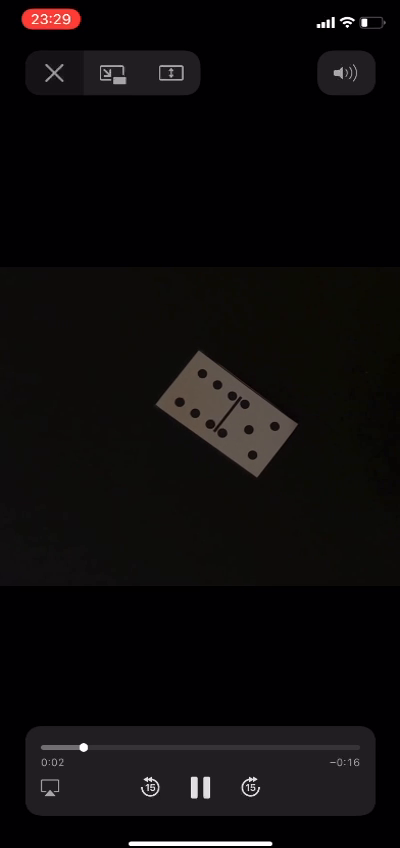
#> input picture frame 67 of video.mp4, 400 x 848 px
$ python real_time.py   (older library calls are emulated)
#> lines starting #> are read from the running program, lines starting #| are printed output that depends on the picture; after the words box and inside, x2 and y2 are one past the last pixel; in counts of white or black regions, pixels touching at a corner belong together
import numpy as np
import cv2
from os import listdir, getcwd, remove
from os.path import join
from time import sleep

def play_video():
    cwd = getcwd()
    vid_path = join(cwd,'video.mp4')
    cap = cv2.VideoCapture(vid_path)

    if (cap.isOpened()== False):
        print("Error opening video  file")

    i=0
    while(cap.isOpened()):
        ret, frame = cap.read()
#> frame is the input picture: shape (848, 400, 3); mean B, G, R 11.5, 11.1, 13.3
        # sleep(0.125)
        if ret == False:
            break
        cropped = frame[266:582]
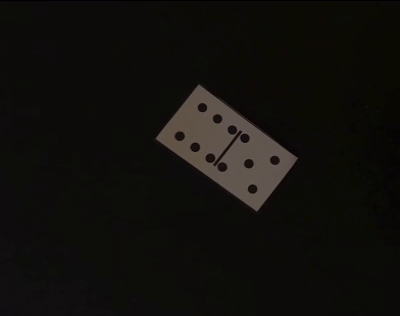
#> cropped: shape (316, 400, 3); mean B, G, R 12.6, 15.6, 17.6
        resized = cv2.resize(cropped, (cropped.shape[1]+160,cropped.shape[0]+160), interpolation = cv2.INTER_AREA)
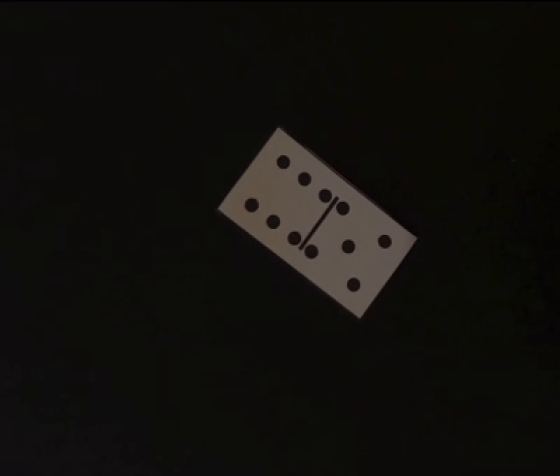
#> resized: shape (476, 560, 3); mean B, G, R 12.6, 15.6, 17.6
        cropped_domino = find_dominoes(resized)
        img_with_blobs, centers = get_shot_blob(cropped_domino,
                                            filter_by_area = True,
                                            A = (1,500),
                                            filter_by_color = False,
                                            filter_by_circularity = True,
                                            min_circularity = 0.85,
                                            filter_by_covexity = True,
                                            min_convexity = 0.9,
                                            min_dist_between_blobs = 0,
                                            filter_by_inertia = False,
                                            min_inertia_ratio = 0.15 # 0.66
                                            )
        img_with_slope, slope_prep, prep_point = get_domino_slope(img_with_blobs)
        if slope_prep == 100: ## image with hand
            img_with_txt = add_text(resized, str(0))
        else:
            upper, lower = count_dots(slope_prep, prep_point, centers)
            img_with_blobs, _ = get_shot_blob(resized,
                                            filter_by_area = True,
                                            A = (1,500),
                                            filter_by_color = False,
                                            filter_by_circularity = True,
                                            min_circularity = 0.85,
                                            filter_by_covexity = True,
                                            min_convexity = 0.9,
                                            min_dist_between_blobs = 0,
                                            filter_by_inertia = False,
                                            min_inertia_ratio = 0.15 # 0.66
                                            )
            img_with_txt = add_text(img_with_blobs, f'({str(upper)}, {str(lower)})')

        cv2.imshow('vid',img_with_txt)
        if cv2.waitKey(25) & 0xFF == ord('q'):
            break
        i+=1

    cap.release()
    cv2.destroyAllWindows()


# [14 lines left out: function add_text, not called in this run]

def find_dominoes(image):

    image_copy = image.copy()

    rgb = cv2.cvtColor(image_copy, cv2.COLOR_BGR2RGB)
    hsv = cv2.cvtColor(image_copy, cv2.COLOR_BGR2HSV)
#> hsv: shape (476, 560, 3); mean H, S, V 31.4, 85, 17.6

    light_white = (0, 0, 40)
    dark_white = (200,200,255)

    mask_white = cv2.inRange(hsv, light_white, dark_white)
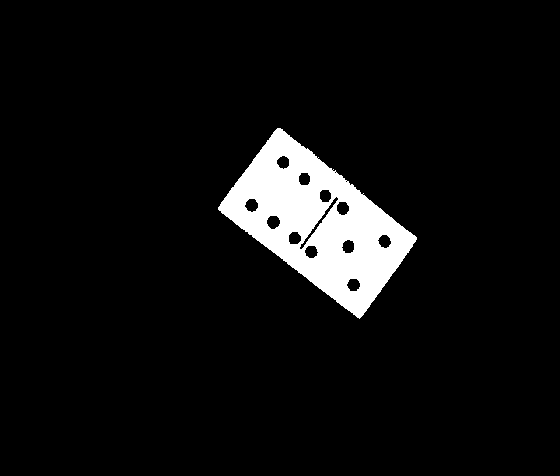
#> mask_white: shape (476, 560); 6.3% white; 1 white region, box (x1, y1, x2, y2) and area: (218, 128, 417, 319) 16806
    result_white = cv2.bitwise_and(image_copy, image_copy, mask = mask_white)

    kernel = np.ones((3, 3), np.uint8)
    opened_1 = cv2.morphologyEx(mask_white, cv2.MORPH_OPEN, kernel,iterations = 2)
#> opened_1: shape (476, 560); 6.3% white; 1 white region, box (x1, y1, x2, y2) and area: (219, 129, 416, 317) 16688
    opened_1 = cv2.dilate(opened_1, kernel, iterations = 15)
#> opened_1: shape (476, 560); 11.5% white; 1 white region, box (x1, y1, x2, y2) and area: (204, 114, 431, 332) 30724
    opened_1 = cv2.morphologyEx(opened_1, cv2.MORPH_OPEN, kernel,iterations = 1)

    opened_2 = cv2.erode(opened_1, kernel, iterations = 3)
#> opened_2: shape (476, 560); 10.5% white; 1 white region, box (x1, y1, x2, y2) and area: (207, 117, 428, 329) 28090
    opened_3 = cv2.dilate(opened_2, kernel, iterations = 5)
#> opened_3: shape (476, 560); 12.2% white; 1 white region, box (x1, y1, x2, y2) and area: (202, 112, 433, 334) 32520
    mask = cv2.erode(opened_3, kernel, iterations = 20)
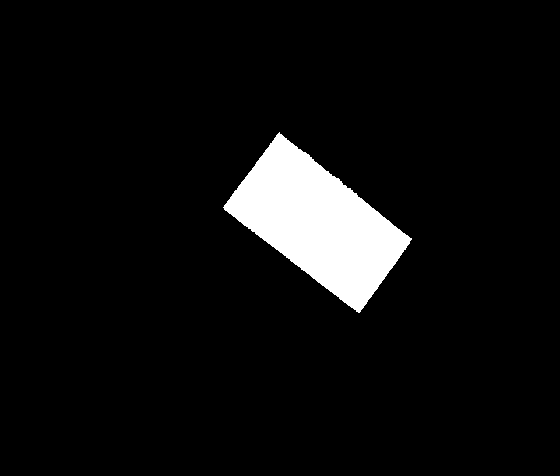
#> mask: shape (476, 560); 6% white; 1 white region

    contours, _ = cv2.findContours(opened_3,cv2.RETR_TREE,cv2.CHAIN_APPROX_SIMPLE)
#> contours = 1 contour; box (x1, y1, x2, y2) and area: (202, 112, 433, 334) 32216

    mask = np.zeros_like(image_copy) # Create mask where white is what we want, black otherwise
    cv2.drawContours(mask, contours, 0, 255, -1) # Draw filled contour in mask
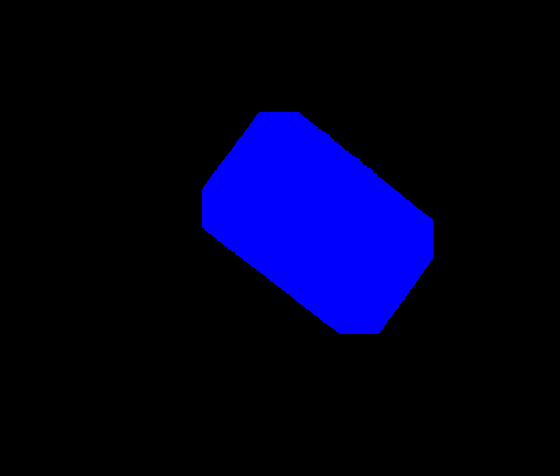
#> mask: shape (476, 560, 3); mean of channels 0, 1, 2 31.1, 0, 0; drawn as B, G, R
    out = np.zeros_like(image_copy) # Extract out the object and place into output image
    out[mask == 255] = image_copy[mask == 255]
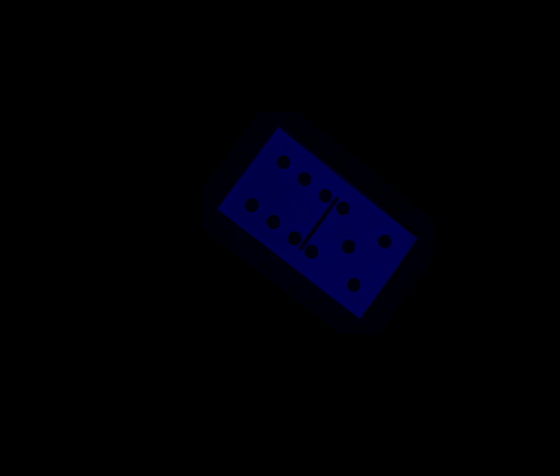
#> out: shape (476, 560, 3); mean B, G, R 5.2, 0, 0

    # Now crop
    (y, x) = np.where(mask == 255)[0:2]
    (topy, topx) = (np.min(y), np.min(x))
#> topy = 112; topx = 202
    (bottomy, bottomx) = (np.max(y), np.max(x))
#> bottomy = 333; bottomx = 432
    out = image_copy[topy:bottomy+1, topx:bottomx+1]
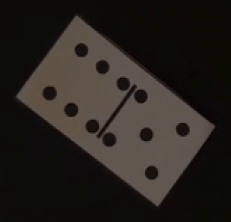
#> out: shape (222, 231, 3); mean B, G, R 30, 34.4, 39.4
    return out

def get_shot_blob(image,
                  filter_by_area = True,
                  A = (1,150),
                  filter_by_color = True,
                  filter_by_circularity = True,
                  min_circularity = 0.8, # 0.8
                  filter_by_covexity = True,
                  min_convexity = 0.9, # 0.94
                  min_dist_between_blobs = 0,
                  filter_by_inertia = True,
                  min_inertia_ratio = 0.15 # 0.66
                 ):
    ## takes RGB image , returns centers of shots  by simple blob detector method
#> called with filter_by_area = True, A = (1, 500), filter_by_color = False, filter_by_circularity = True, min_circularity = 0.85, filter_by_covexity = True, min_convexity = 0.9, min_dist_between_blobs = 0
    image_copy = image.copy()
    img_Gray = cv2.cvtColor(image_copy, cv2.COLOR_RGB2GRAY)
    # Setup SimpleBlobDetector parameters
    params = cv2.SimpleBlobDetector_Params()

    # Change thresholds
    params.minThreshold = 0
    params.maxThreshold = 500

    # Filter by Area.
    if filter_by_area:
        params.filterByArea = filter_by_area
        params.minArea = A[0]
        params.maxArea = A[1]
    # Filter by Color.
    if filter_by_color:
        params.filterByColor = filter_by_color
        params.blobColor = 0

    # Filter by Circularity
    if filter_by_circularity:
        params.filterByCircularity = filter_by_circularity
        params.minCircularity = min_circularity

    # Filter by Convexity
    if filter_by_covexity:
        params.filterByConvexity = filter_by_covexity
        params.minConvexity = min_convexity

    params.minDistBetweenBlobs = min_dist_between_blobs

    # Filter by Inertia
    if filter_by_inertia:
        params.filterByInertia = filter_by_inertia
        params.minInertiaRatio = min_inertia_ratio

    # Create a detector with the parameters
    ver = (cv2.__version__).split('.')
    if int(ver[0]) < 3:
        detector = cv2.SimpleBlobDetector(params)
    else:
#> (the run stopped early here; a loop or call above may not have finished)

$ run again, starting later in the video
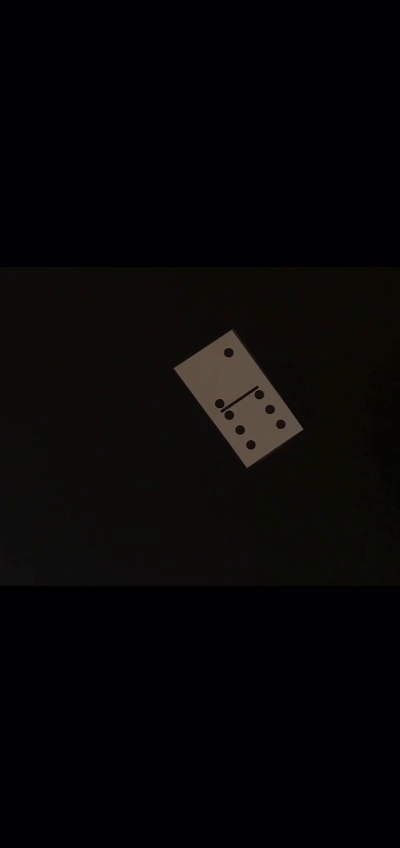
#> input picture frame 303 of video.mp4, 400 x 848 px
#> in play_video, frame is the input picture: shape (848, 400, 3); mean B, G, R 5.6, 5.6, 7.2
#> hsv: shape (476, 560, 3); mean H, S, V 24.1, 99.9, 17.6
#> in find_dominoes, `mask_white = cv2.inRange(hsv, light_white, dark_white)`:
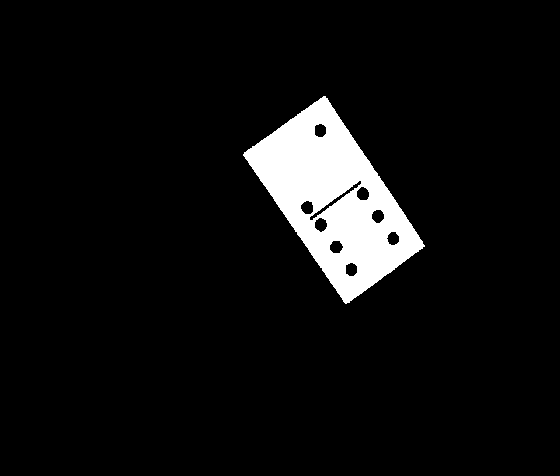
#> mask_white: shape (476, 560); 6.4% white; 1 white region, box (x1, y1, x2, y2) and area: (243, 96, 425, 304) 17102
#> opened_2: shape (476, 560); 10.5% white; 1 white region, box (x1, y1, x2, y2) and area: (232, 86, 435, 315) 28036
#> opened_3: shape (476, 560); 12.2% white; 1 white region, box (x1, y1, x2, y2) and area: (227, 81, 440, 320) 32456
#> contours = 1 contour; box (x1, y1, x2, y2) and area: (227, 81, 440, 320) 32152
#> topy = 81; topx = 227
#> bottomy = 319; bottomx = 439
#> in find_dominoes, `out = image_copy[topy:bottomy+1, topx:bottomx+1]`:
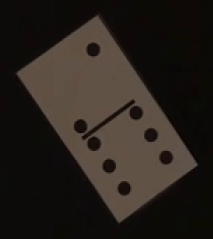
#> out: shape (239, 213, 3); mean B, G, R 28.1, 33.6, 40.3

$ run again, starting later in the video
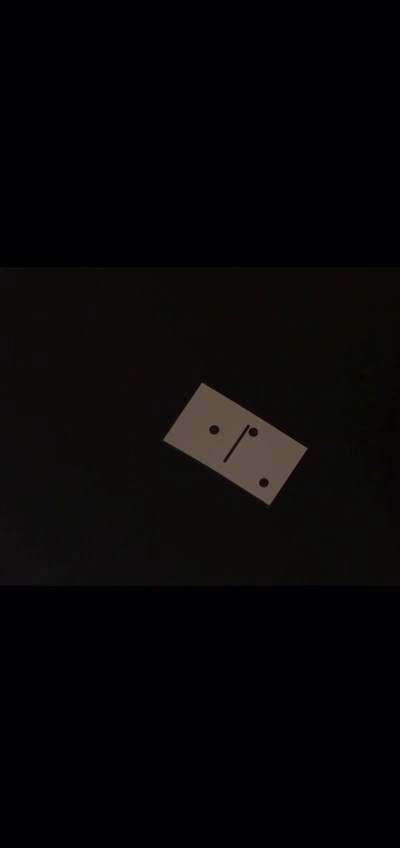
#> input picture frame 540 of video.mp4, 400 x 848 px
#> in play_video, frame is the input picture: shape (848, 400, 3); mean B, G, R 6, 5.8, 7.4
#> hsv: shape (476, 560, 3); mean H, S, V 34.8, 87.9, 18.1
#> in find_dominoes, `mask_white = cv2.inRange(hsv, light_white, dark_white)`:
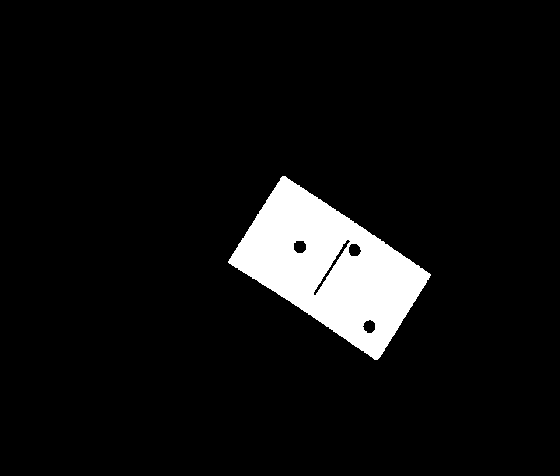
#> mask_white: shape (476, 560); 6.7% white; 1 white region, box (x1, y1, x2, y2) and area: (228, 176, 431, 360) 17852
#> opened_2: shape (476, 560); 10.6% white; 1 white region, box (x1, y1, x2, y2) and area: (217, 165, 442, 371) 28138
#> opened_3: shape (476, 560); 12.2% white; 1 white region, box (x1, y1, x2, y2) and area: (212, 160, 447, 376) 32548
#> contours = 1 contour; box (x1, y1, x2, y2) and area: (212, 160, 447, 376) 32236
#> topy = 160; topx = 212
#> bottomy = 375; bottomx = 446
#> in find_dominoes, `out = image_copy[topy:bottomy+1, topx:bottomx+1]`:
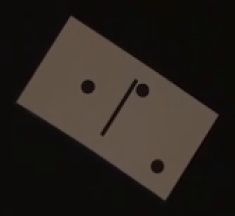
#> out: shape (216, 235, 3); mean B, G, R 30.5, 35.5, 42.2
